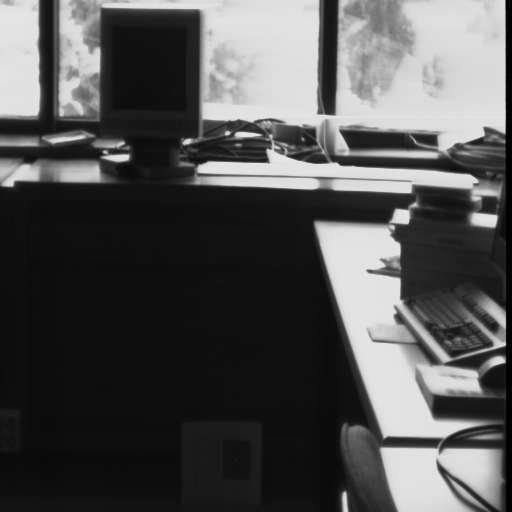
#> input picture escilum.tif, 512 x 512 px
$ jupyter execute cuaderno3.ipynb
#> lines starting #> are read from the running program, lines starting #| are printed output that depends on the picture; after the words box and inside, x2 and y2 are one past the last pixel; in counts of white or black regions, pixels touching at a corner belong together
# Transformaciones puntuales
## Fundamentos de Análisis de Imágenes

- Nombre 1: Laura García González
- Nombre 2: Lucía Martínez Miramontes
- Nombre 3: Ada Moral Merino

El objetivo de esta práctica será visualizar el histograma de una imagen e implementar algunas funciones de transformaciones puntuales y ecualización de imágenes. Primero, las librerías que se usarán son las siguientes:

[cell 1]
import cv2
import matplotlib.pyplot as plt
import numpy as np

**Ejercicio 1**: carga y visualiza la imagen ``escilum.tif``. Calcula
y muestra su histograma, por ejemplo,  con la función [``hist()``](https://matplotlib.org/stable/api/_as_gen/matplotlib.pyplot.hist.html) de
``matplotlib``. A la vista del histograma, discute
qué problema tiene la imagen para analizar visualmente la
región inferior izquierda.

[cell 2]
# Cargar y mostrar imagen
imagen = cv2.imread('escilum.tif', cv2.IMREAD_GRAYSCALE)
#> imagen is the input picture: shape (512, 512); min 0, max 230, mean 82.6

plt.figure(figsize=(12, 4))

plt.subplot(1, 2, 1)
plt.imshow(imagen, cmap='gray')
plt.title('Imagen Original')
plt.axis('off')

plt.subplot(1, 2, 2)
plt.hist(imagen.flatten(), bins=256, range=(0, 255))
plt.title('Histograma')
plt.xlabel('Nivel de intensidad')
plt.ylabel('Frecuencia')

plt.tight_layout()
plt.show()
#> figure, not shown here; panel 2: tallest bar 32144 high, from x = 13.95 to 14.94

El histograma muestra bajo contraste. Los píxeles se concentran en un rango estrecho, haciendo que la región inferior izquierda sea casi uniforme sin detalles visibles.

**Ejercicio 2**: escribe una función de transformación
puntual, ``tr_punt(img, rango_entrada, rango_salida)``, que transforme los niveles de gris de
un rango de entrada en otro de salida. Prueba con varios rangos de entrada para hacer que los píxeles de la región inferior izquierda de la imagen no estén tan agrupados en el histograma. El rango de salida puede ser siempre de [0, 255]. Pinta la imagen y el histograma resultantes.

Una forma de considerar la implementación de la función es intentar encontrar la recta que pasa por los puntos (rango_entrada[0], rango_salida[0]) y (rango_entrada[1], rango_salida[1]).

[cell 3]
def tr_punt(img, rango_entrada, rango_salida):
    '''Convierte los niveles de gris dentro de un rango
    de entrada en otro rango de salida.'''
    # Crear una copia de la imagen
    img_tr = img.copy().astype(np.float32)

    # Extraer los rangos
    min_entrada, max_entrada = rango_entrada
    min_salida, max_salida = rango_salida

    # Calcular la pendiente y ordenada de la recta
    pendiente = (max_salida - min_salida) / (max_entrada - min_entrada)
    ordenada = min_salida - pendiente * min_entrada

    # Aplicar la transformación solo a los píxeles en el rango de entrada
    mask = (img >= min_entrada) & (img <= max_entrada)
    img_tr[mask] = pendiente * img[mask] + ordenada

    # Los píxeles fuera del rango se mantienen igual
    img_tr = np.clip(img_tr, 0, 255).astype(np.uint8)

    return img_tr

# Cargar la imagen original
imagen = cv2.imread('escilum.tif', cv2.IMREAD_GRAYSCALE)

# Probar diferentes rangos de entrada para mejorar la región inferior izquierda
rangos_prueba = [
    [0, 100],    # Expandir las sombras
    [0, 150],    # Rango más amplio de sombras
    [50, 200],   # Rango medio
    [0, 200]     # Casi todo el rango
]

# Visualizar resultados
fig, axes = plt.subplots(len(rangos_prueba), 3, figsize=(15, 5*len(rangos_prueba)))

for i, rango_entrada in enumerate(rangos_prueba):
    # Aplicar transformación
    imagen_tr = tr_punt(imagen, rango_entrada, [0, 255])

    # Imagen original
    axes[i, 0].imshow(imagen, cmap='gray')
    axes[i, 0].set_title(f'Original\nRango entrada: {rango_entrada}')
    axes[i, 0].axis('off')

    # Imagen transformada
    axes[i, 1].imshow(imagen_tr, cmap='gray')
    axes[i, 1].set_title('Transformada')
    axes[i, 1].axis('off')

    # Histograma transformado
    axes[i, 2].hist(imagen_tr.flatten(), bins=256, range=(0, 255), alpha=0.7)
    axes[i, 2].set_title('Histograma Transformado')
    axes[i, 2].set_xlabel('Nivel de intensidad')
    axes[i, 2].set_ylabel('Frecuencia')
    axes[i, 2].grid(True, alpha=0.3)
#> this loop made 4 passes
#> pass 1, in tr_punt, `mask = (img >= min_entrada) & (img <= max_entrada)`:
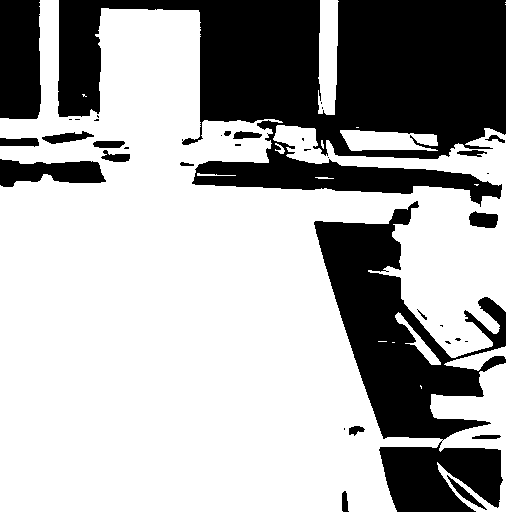
#> mask: shape (512, 512) bool; 66.9% white; 37 black regions (18 under 20 px), largest, box (x1, y1, x2, y2) and area: (58, 0, 506, 207) 52508, (314, 201, 506, 512) 25026, (0, 0, 41, 119) 4731
#> pass 1, in tr_punt, `img_tr = np.clip(img_tr, 0, 255).astype(np.uint8)`:
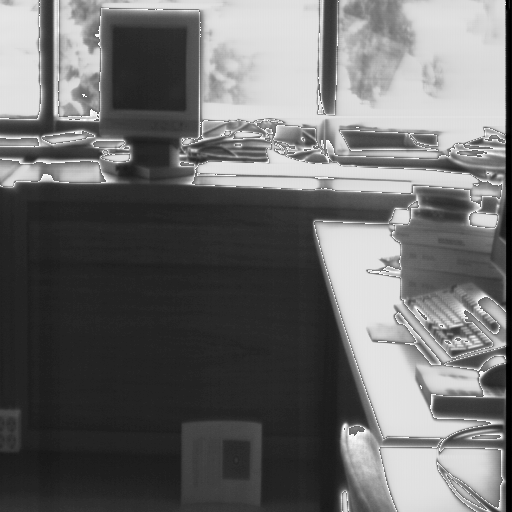
#> img_tr: shape (512, 512); min 0, max 255, mean 107.7
#> after the loop:
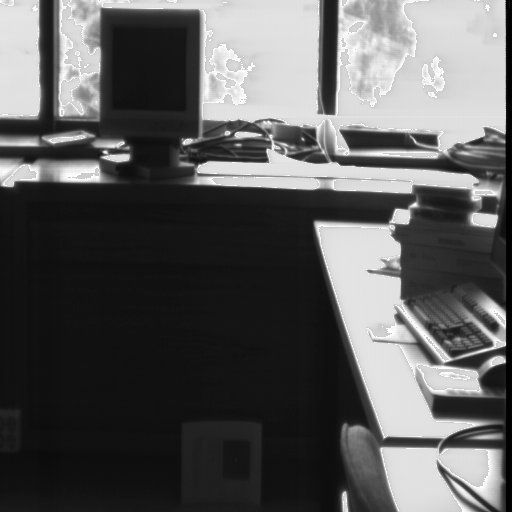
#> imagen_tr: shape (512, 512); min 0, max 255, mean 91.2

plt.tight_layout()
plt.show()
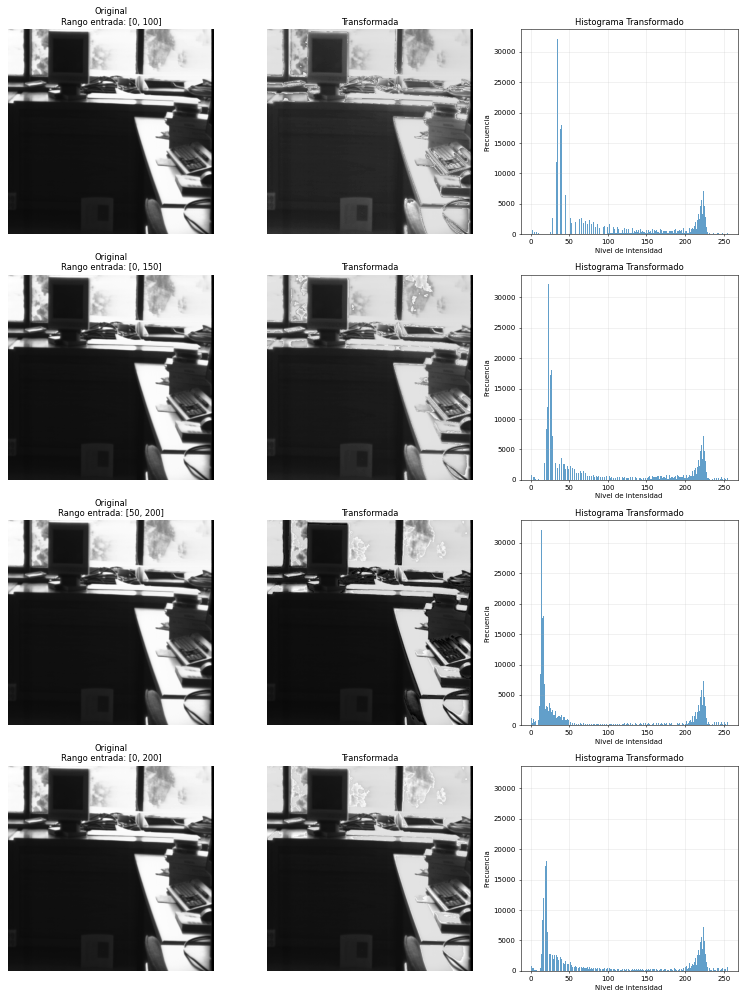
#> figure drawn by matplotlib, 12 panels; panel 3: tallest bar 32144 high, from x = 34.86 to 35.86; panel 6: tallest bar 32144 high, from x = 22.91 to 23.91; panel 9: tallest bar 32144 high, from x = 13.95 to 14.94; panel 12: tallest bar 32144 high, from x = 16.93 to 17.93

# Análisis específico de la mejor transformación
print("=== MEJOR TRANSFORMACIÓN ===")
mejor_rango = [0, 100]  # Basado en los resultados visuales
imagen_mejorada = tr_punt(imagen, mejor_rango, [0, 255])

# Mostrar comparación detallada
plt.figure(figsize=(15, 5))

plt.subplot(1, 3, 1)
plt.imshow(imagen, cmap='gray')
plt.title('Imagen Original')
plt.axis('off')

plt.subplot(1, 3, 2)
plt.imshow(imagen_mejorada, cmap='gray')
plt.title(f'Transformada - Rango entrada: {mejor_rango}')
plt.axis('off')

plt.subplot(1, 3, 3)
plt.hist(imagen_mejorada.flatten(), bins=256, range=(0, 255), alpha=0.7, color='green')
plt.title('Histograma Mejorado')
plt.xlabel('Nivel de intensidad')
plt.ylabel('Frecuencia')
plt.grid(True, alpha=0.3)

plt.tight_layout()
plt.show()
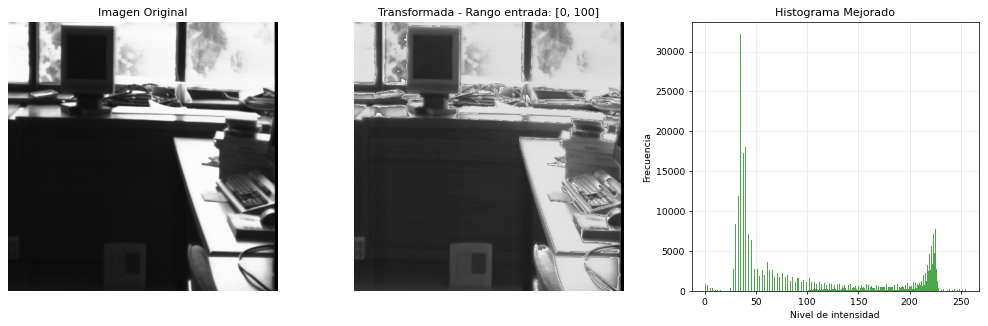
#> figure drawn by matplotlib, 3 panels; panel 3: tallest bar 32144 high, from x = 34.86 to 35.86

**Ejercicio 3**: escribe una función ``eq_hist(img)``
que calcule la función de transformación puntual que ecualiza el histograma.
Aplica la función de transformación a la imagen anterior.
Calcula y muestra nuevamente el histograma y la imagen
resultantes, así como la función de transformación.

En este ejercicio tienes que implementar la función que ecualiza el histograma. No puedes usar funciones que lo hagan por ti, pero puedes usar la función de OpenCV [``equalizeHist``](https://docs.opencv.org/4.x/d6/dc7/group__imgproc__hist.html#ga7e54091f0c937d49bf84152a16f76d6e) para comprobar que tu resultado coincide.

Algunas funciones útiles para la implementación de la función:
- [np.histogram](https://numpy.org/doc/stable/reference/generated/numpy.histogram.html) para obtener un array numpy con el histograma de la imagen.
- [np.cumsum](https://numpy.org/doc/stable/reference/generated/numpy.cumsum.html) para calcular la suma acumulada del histograma.

[cell 4]
def eq_hist(img):
    '''Ecualiza los niveles de gris de una imagen.'''
    # Calcular el histograma
    hist, bins = np.histogram(img.flatten(), bins=256, range=[0, 256])
#> hist = 256 values, max 32144 at index 14, min 0 at index 231, mean 1024; bins = 257 values from 0 to 256

    # Calcular la función de distribución acumulativa (CDF)
    cdf = hist.cumsum()
#> cdf = 256 values from 923 to 262144

    # Normalizar la CDF para que esté en el rango [0, 255]
    cdf_normalized = (cdf - cdf.min()) * 255 / (cdf.max() - cdf.min())
#> cdf_normalized = 256 values from 0 to 255

    # Aplicar la transformación usando interpolación
    img_eq = np.interp(img.flatten(), bins[:-1], cdf_normalized)

    # Remodelar a la forma original y convertir a uint8
    img_eq = img_eq.reshape(img.shape).astype(np.uint8)
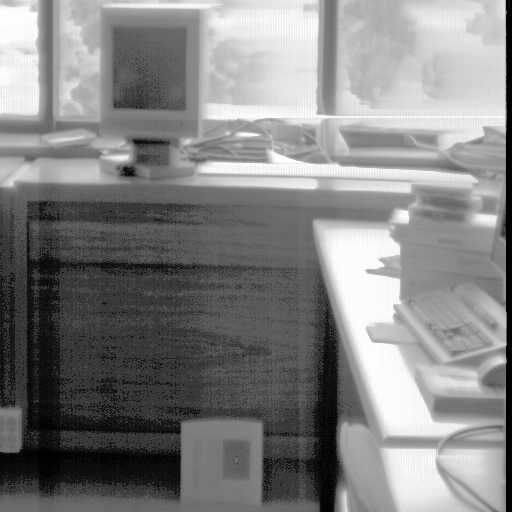
#> img_eq: shape (512, 512); min 0, max 255, mean 130.9

    return img_eq

# Cargar la imagen original
imagen = cv2.imread('escilum.tif', cv2.IMREAD_GRAYSCALE)

# Aplicar nuestra ecualización
imagen_eq = eq_hist(imagen)

# Aplicar OpenCV para comparar
imagen_eq_cv = cv2.equalizeHist(imagen)

# Calcular histogramas
hist_original = cv2.calcHist([imagen], [0], None, [256], [0, 256])
#> hist_original has the same summary as hist in eq_hist
hist_eq = cv2.calcHist([imagen_eq], [0], None, [256], [0, 256])
#> hist_eq = 256 values, max 32144 at index 56, min 0 at index 3, mean 1024
hist_eq_cv = cv2.calcHist([imagen_eq_cv], [0], None, [256], [0, 256])
#> hist_eq_cv has the same summary as hist_eq

# Calcular la función de transformación (CDF)
cdf = hist_original.cumsum()
#> cdf = 256 values from 923 to 262144
cdf_normalized = (cdf - cdf.min()) * 255 / (cdf.max() - cdf.min())
#> cdf_normalized = 256 values from 0 to 255

# Visualizar resultados
fig, axes = plt.subplots(2, 4, figsize=(20, 10))

# Fila 1: Original
axes[0, 0].imshow(imagen, cmap='gray')
axes[0, 0].set_title('Imagen Original')
axes[0, 0].axis('off')

axes[0, 1].hist(imagen.flatten(), bins=256, range=[0, 256], alpha=0.7)
axes[0, 1].set_title('Histograma Original')
axes[0, 1].set_xlabel('Nivel de intensidad')
axes[0, 1].set_ylabel('Frecuencia')
axes[0, 1].grid(True, alpha=0.3)

axes[0, 2].plot(cdf_normalized, color='red')
axes[0, 2].set_title('Función de Transformación (CDF)')
axes[0, 2].set_xlabel('Nivel de entrada')
axes[0, 2].set_ylabel('Nivel de salida')
axes[0, 2].grid(True, alpha=0.3)

axes[0, 3].axis('off')  # Espacio vacío para alineación

# Fila 2: Ecualizada (nuestra implementación)
axes[1, 0].imshow(imagen_eq, cmap='gray')
axes[1, 0].set_title('Imagen Ecualizada (nuestra)')
axes[1, 0].axis('off')

axes[1, 1].hist(imagen_eq.flatten(), bins=256, range=[0, 256], alpha=0.7)
axes[1, 1].set_title('Histograma Ecualizado')
axes[1, 1].set_xlabel('Nivel de intensidad')
axes[1, 1].set_ylabel('Frecuencia')
axes[1, 1].grid(True, alpha=0.3)

# Comparación con OpenCV
axes[1, 2].imshow(imagen_eq_cv, cmap='gray')
axes[1, 2].set_title('Ecualizada (OpenCV)')
axes[1, 2].axis('off')

axes[1, 3].hist(imagen_eq_cv.flatten(), bins=256, range=[0, 256], alpha=0.7, color='orange')
axes[1, 3].set_title('Histograma OpenCV')
axes[1, 3].set_xlabel('Nivel de intensidad')
axes[1, 3].set_ylabel('Frecuencia')
axes[1, 3].grid(True, alpha=0.3)

plt.tight_layout()
plt.show()
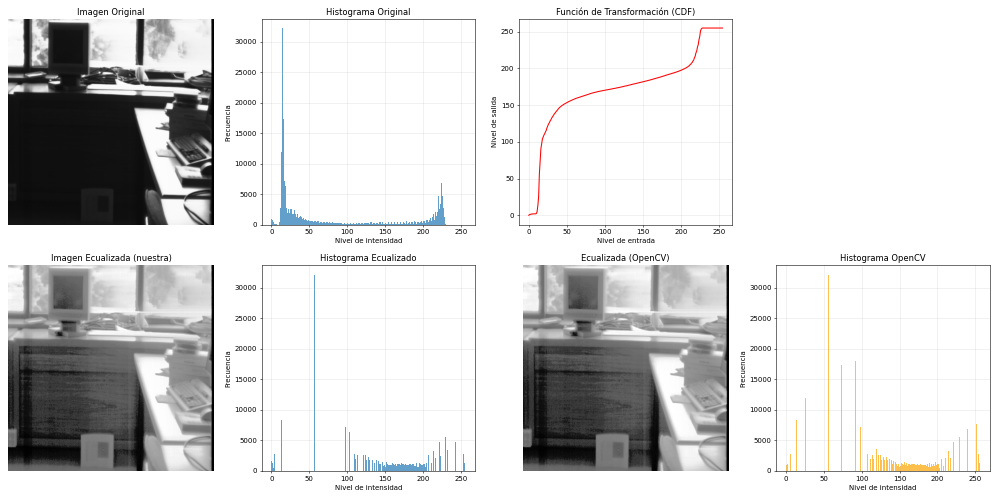
#> figure drawn by matplotlib, 7 panels; panel 2: tallest bar 32144 high, from x = 14 to 15; panel 3: curve peaks at x = 230, y = 255; panel 5: tallest bar 32144 high, from x = 56 to 57; panel 7: tallest bar 32144 high, from x = 56 to 57

# Verificar si nuestra implementación coincide con OpenCV
diferencia = np.abs(imagen_eq.astype(np.float32) - imagen_eq_cv.astype(np.float32))
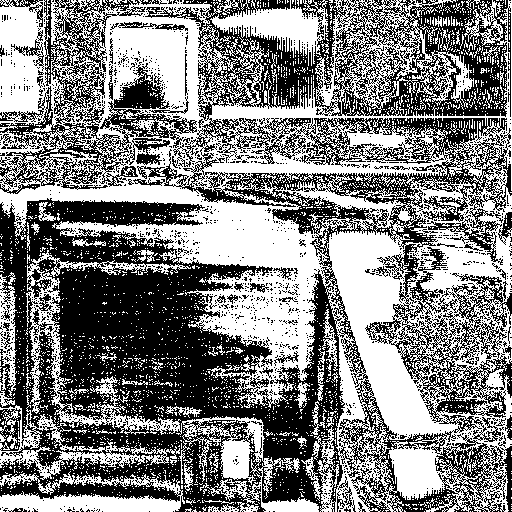
#> diferencia: shape (512, 512) float32; values 0 (black) and 1 (white), 50.8% white; 1813 black regions (1743 under 20 px), largest, box (x1, y1, x2, y2) and area: (0, 0, 512, 512) 109002, (0, 0, 197, 190) 10584, (118, 138, 170, 165) 551
max_diferencia = np.max(diferencia)
#> max_diferencia = 1
mean_diferencia = np.mean(diferencia)
#> mean_diferencia = 0.508

print(f"=== COMPARACIÓN CON OPENCV ===")
print(f"Diferencia máxima: {max_diferencia}")
#| Diferencia máxima: 1.0
print(f"Diferencia media: {mean_diferencia:.4f}")
#| Diferencia media: 0.5085
print(f"¿Coinciden exactamente? {np.array_equal(imagen_eq, imagen_eq_cv)}")
#| ¿Coinciden exactamente? False

# Mostrar mejora específica en la región inferior izquierda
region_original = imagen[imagen.shape[0]//2:, :imagen.shape[1]//2]
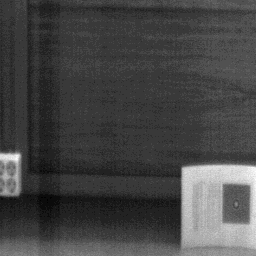
#> region_original: shape (256, 256); min 9, max 31, mean 15.1; drawn with min black and max white
region_ecualizada = imagen_eq[imagen.shape[0]//2:, :imagen.shape[1]//2]
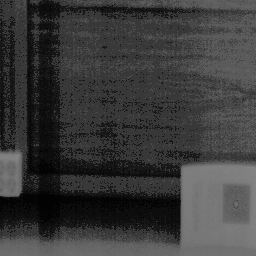
#> region_ecualizada: shape (256, 256); min 1, max 133, mean 58.8

print(f"\n=== MEJORA EN REGIÓN INFERIOR IZQUIERDA ===")
print(f"Contraste original: {region_original.std():.2f}")
#| Contraste original: 3.52
print(f"Contraste ecualizado: {region_ecualizada.std():.2f}")
#| Contraste ecualizado: 32.69
print(f"Mejora del contraste: {region_ecualizada.std()/region_original.std():.2f}x")
#| Mejora del contraste: 9.29x
